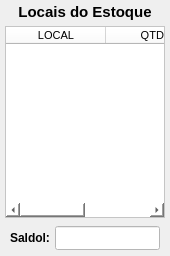
              <widget class="QWidget" name="widget_Cor9" native="true">
               <property name="minimumSize">
                <size>
                 <width>170</width>
                 <height>0</height>
                </size>
               </property>
               <property name="maximumSize">
                <size>
                 <width>170</width>
                 <height>16777215</height>
                </size>
               </property>
               <property name="styleSheet">
                <string notr="true"/>
               </property>
               <layout class="QVBoxLayout" name="verticalLayout_4">
                <property name="spacing">
                 <number>5</number>
                </property>
                <property name="leftMargin">
                 <number>5</number>
                </property>
                <property name="topMargin">
                 <number>3</number>
                </property>
                <property name="rightMargin">
                 <number>5</number>
                </property>
                <property name="bottomMargin">
                 <number>3</number>
                </property>
                <item>
                 <widget class="QLabel" name="label_9">
                  <property name="maximumSize">
                   <size>
                    <width>16777215</width>
                    <height>16777215</height>
                   </size>
                  </property>
                  <property name="font">
                   <font>
                    <pointsize>11</pointsize>
                    <weight>75</weight>
                    <bold>true</bold>
                   </font>
                  </property>
                  <property name="text">
                   <string>Locais do Estoque</string>
                  </property>
                  <property name="alignment">
                   <set>Qt::AlignCenter</set>
                  </property>
                 </widget>
                </item>
                <item>
                 <widget class="QTableWidget" name="table_Estoque">
                  <property name="sizePolicy">
                   <sizepolicy hsizetype="Preferred" vsizetype="Preferred">
                    <horstretch>0</horstretch>
                    <verstretch>0</verstretch>
                   </sizepolicy>
                  </property>
                  <property name="font">
                   <font>
                    <pointsize>8</pointsize>
                   </font>
                  </property>
                  <property name="styleSheet">
                   <string notr="true">background-color: rgb(255, 255, 255);</string>
                  </property>
                  <column>
                   <property name="text">
                    <string>LOCAL</string>
                   </property>
                  </column>
                  <column>
                   <property name="text">
                    <string>QTDE</string>
                   </property>
                  </column>
                 </widget>
                </item>
                <item>
                 <widget class="QWidget" name="widget_15" native="true">
                  <property name="minimumSize">
                   <size>
                    <width>0</width>
                    <height>30</height>
                   </size>
                  </property>
                  <property name="maximumSize">
                   <size>
                    <width>16777215</width>
                    <height>30</height>
                   </size>
                  </property>
                  <layout class="QHBoxLayout" name="horizontalLayout_9">
                   <property name="spacing">
                    <number>5</number>
                   </property>
                   <property name="leftMargin">
                    <number>5</number>
                   </property>
                   <property name="topMargin">
                    <number>3</number>
                   </property>
                   <property name="rightMargin">
                    <number>5</number>
                   </property>
                   <property name="bottomMargin">
                    <number>3</number>
                   </property>
                   <item>
                    <widget class="QLabel" name="label_4">
                     <property name="minimumSize">
                      <size>
                       <width>40</width>
                       <height>0</height>
                      </size>
                     </property>
                     <property name="maximumSize">
                      <size>
                       <width>40</width>
                       <height>16777215</height>
                      </size>
                     </property>
                     <property name="font">
                      <font>
                       <pointsize>9</pointsize>
                       <weight>75</weight>
                       <bold>true</bold>
                      </font>
                     </property>
                     <property name="text">
                      <string>Saldol:</string>
                     </property>
                    </widget>
                   </item>
                   <item>
                    <widget class="QLineEdit" name="line_Saldo_Total">
                     <property name="sizePolicy">
                      <sizepolicy hsizetype="Preferred" vsizetype="Preferred">
                       <horstretch>0</horstretch>
                       <verstretch>0</verstretch>
                      </sizepolicy>
                     </property>
                     <property name="minimumSize">
                      <size>
                       <width>0</width>
                       <height>0</height>
                      </size>
                     </property>
                     <property name="maximumSize">
                      <size>
                       <width>16777215</width>
                       <height>16777215</height>
                      </size>
                     </property>
                     <property name="font">
                      <font>
                       <pointsize>9</pointsize>
                      </font>
                     </property>
                     <property name="cursor">
                      <cursorShape>IBeamCursor</cursorShape>
                     </property>
                     <property name="styleSheet">
                      <string notr="true">background-color: rgb(255, 255, 255);</string>
                     </property>
                     <property name="inputMask">
                      <string/>
                     </property>
                     <property name="text">
                      <string/>
                     </property>
                     <property name="frame">
                      <bool>true</bool>
                     </property>
                     <property name="echoMode">
                      <enum>QLineEdit::Normal</enum>
                     </property>
                     <property name="alignment">
                      <set>Qt::AlignCenter</set>
                     </property>
                    </widget>
                   </item>
                  </layout>
                 </widget>
                </item>
               </layout>
              </widget>
